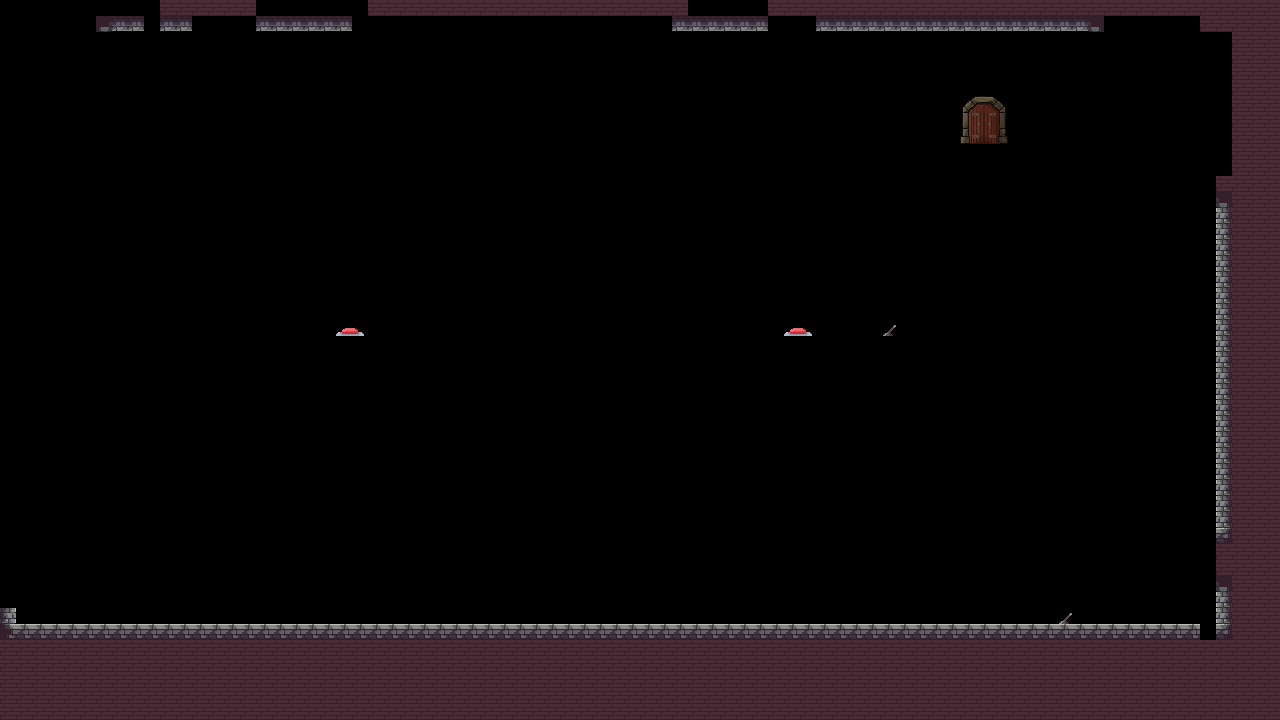

Below is a game level as drawn by its tile map, then a one-line description and the .tmx that defines it (tile-layer data replaced by summaries):
An orthogonal 80x45 tile map with 16x16 px tiles, 5 tile layers (Platforms, Door, Dont Touch, Lever 1, ...), 4 tilesets.

<map version="1.9" tiledversion="1.9.0" orientation="orthogonal" renderorder="right-down" width="80" height="45" tilewidth="16" tileheight="16" infinite="0" nextlayerid="7" nextobjectid="1">
 <editorsettings>
  <export target="Level_0_map.json" format="json" />
 </editorsettings>
 <tileset firstgid="1" source="Dungeon_Tiles_TS_1.tsx" />
 <tileset firstgid="43" source="Acid_TS.tsx" />
 <tileset firstgid="44" source="button_TS.tsx" />
 <tileset firstgid="45" source="door_TS.tsx" />
 <layer id="1" name="Platforms" width="80" height="45">
  <data>[3600 cells, 717 non-empty, 10 distinct tile ids]</data>
 </layer>
 <layer id="6" name="Door" width="80" height="45">
  <data>[3600 cells, 1 non-empty, 1 distinct tile ids]</data>
 </layer>
 <layer id="3" name="Dont Touch" width="80" height="45">
  <data>[3600 cells, 0 non-empty, 0 distinct tile ids]</data>
 </layer>
 <layer id="4" name="Lever 1" width="80" height="45">
  <data>[3600 cells, 2 non-empty, 1 distinct tile ids]</data>
 </layer>
 <layer id="5" name="Button 1" width="80" height="45">
  <data>[3600 cells, 2 non-empty, 1 distinct tile ids]</data>
 </layer>
</map>
